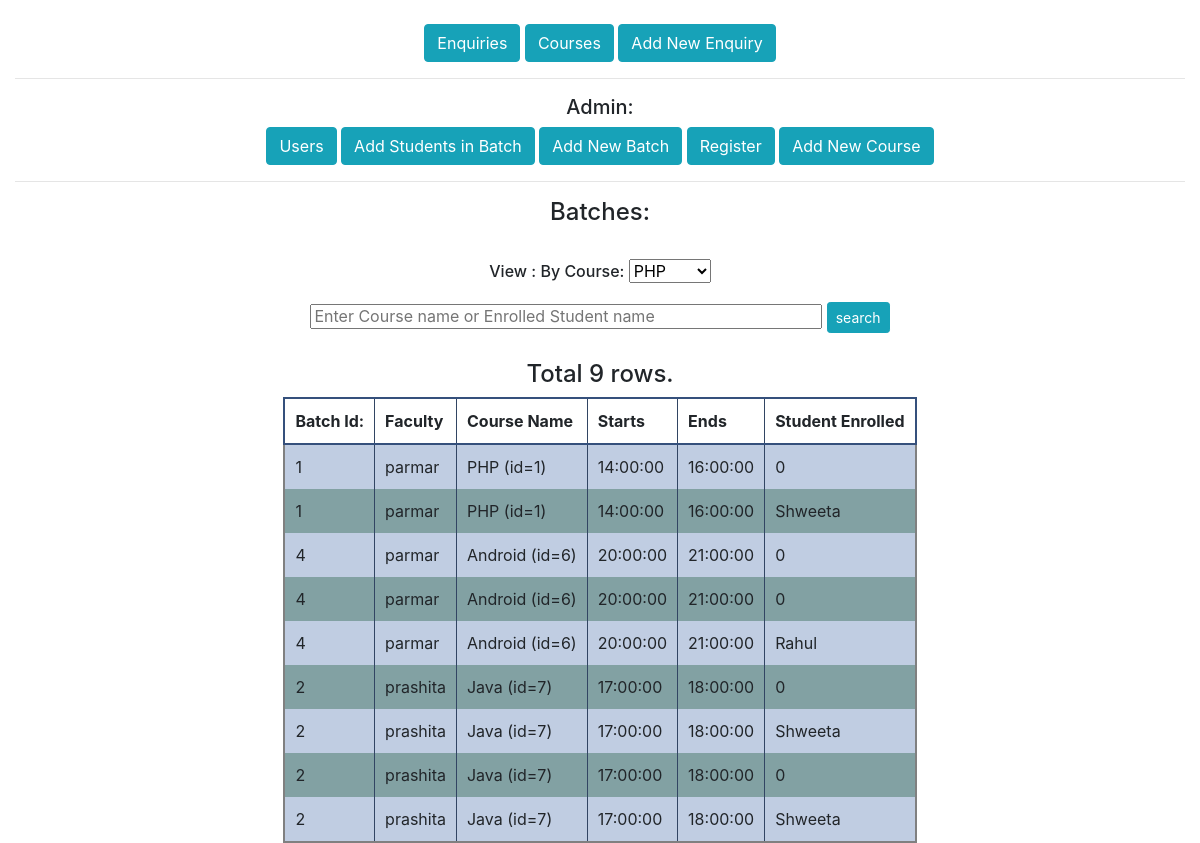
The page / on the database its author committed.
### tables this page shows
CREATE TABLE IF NOT EXISTS `batch_students` (
  `b_id` int(11) NOT NULL,
  `f_id` int(11) NOT NULL,
  `c_id` int(11) NOT NULL,
  `s_time` time NOT NULL,
  `e_time` time NOT NULL,
  `s_id` int(11) NOT NULL
);

CREATE TABLE IF NOT EXISTS `courses` (
  `c_id` int(11) NOT NULL AUTO_INCREMENT,
  `c_name` varchar(50) NOT NULL,
  `c_duration` varchar(30) NOT NULL,
  `fees` int(11) NOT NULL,
  PRIMARY KEY (`c_id`)
);

CREATE TABLE IF NOT EXISTS `enquiry` (
  `s_id` int(11) NOT NULL AUTO_INCREMENT,
  `name` varchar(50) NOT NULL,
  `phone` varchar(10) NOT NULL,
  `email` varchar(40) NOT NULL,
  `college` varchar(100) NOT NULL,
  `branch` varchar(10) NOT NULL,
  `sem` int(11) NOT NULL,
  `no_students` int(11) NOT NULL,
  `c_id` int(11) NOT NULL,
  `date` date NOT NULL,
  PRIMARY KEY (`s_id`)
);

### index.php (the view, shortened to what this page needs)
<?php
	include 'headerHtml.inc';
?>
<a href="allEnquiries.php" class="btn btn-info">Enquiries</a>
<a href="allCourses.php" class="btn btn-info">Courses</a>
<a href="addEnquiryForm.php" class="btn btn-info">Add New Enquiry</a>
<hr>
<h5>Admin: </h5>
<a href="allAdmins.php" class="btn btn-info">Users</a>
<a href="addBatchStudents.php" class="btn btn-info">Add Students in Batch</a>
<a href="addBatchForm.php" class="btn btn-info">Add New Batch</a>
<a href="addAdminForm.php" class="btn btn-info">Register</a>
<a href="addCourseForm.php" class="btn btn-info">Add New Course</a>
<hr>
<h4>Batches: </h4><br>
<h6>View :
By Course: <select name="courseName">
	<?php
		$c_result = mysql_query("select c_id, c_name from courses");
		while ($c_row = mysql_fetch_row($c_result)) {
			$c_id = $c_row[0];
			$c_name = $c_row[1];
			echo "<option value='$c_id'> $c_name </option>";
		}
	?>
</select><br><br>
<?php
	$query = "select * from batch_students order by c_id asc";
	$all = mysql_query($query);
	$num_fields = mysql_num_fields($all);
	$num_rows = mysql_num_rows($all);
?>
<form method="get" action=searchBatch.php>
	<input type="text" name="s_box" placeholder="Enter Course name or Enrolled Student name" size="45">
	<input type="submit" value="search" class="btn btn-sm btn-info">
</form><br>
<?php
	echo "<h4>Total $num_rows rows.</h4>";
	echo "<table cellpadding=10 style='border-collapse: collapse; border: 2px solid gray'>";
	echo "<tr style='border: 2px solid #35507c'>";
	echo "<th style='border-right: 1px solid #324563;'> Batch Id: </th>";
	echo "<th style='border-right: 1px solid #324563;'> Faculty </th>";
	echo "<th style='border-right: 1px solid #324563;'> Course Name </th>";
	echo "<th style='border-right: 1px solid #324563;'> Starts </th>";
	echo "<th style='border-right: 1px solid #324563;'> Ends </th>";
	echo "<th style='border-right: 1px solid #324563;'> Student Enrolled </th>";
	echo "</tr>";
	$count = 0;
	while ($rw=mysql_fetch_row($all)) {
		if ($count%2==0) {
			echo "<tr bgcolor='#c0cde2'>";
		} else {
			echo "<tr bgcolor='#82a1a3'>";
		}
		for ($i=0; $i < $num_fields ; $i++) {
			if ($i==1) {
				$result = mysql_query("select a_name, a_id from admin where a_id='$rw[$i]'");
				while ($row=mysql_fetch_row($result)) {
					echo "<td style='border-right: 1px solid #324563;'>".$row[0]."</td>";
				}
			} elseif ($i==2) {
				$result = mysql_query("select c_name, c_id from courses where c_id='$rw[$i]'");
				while ($row=mysql_fetch_row($result)) {
					echo "<td style='border-right: 1px solid #324563;'>".$row[0]." (id=".$row[1].")"."</td>";
				}
			} elseif ($i==5) {
				$result = mysql_query("select name from enquiry where s_id='$rw[$i]'");
				$nos = mysql_num_rows($result);
				if ($nos==0) {
					echo "<td style='border-right: 1px solid #324563;'>".$nos."</td>";
				} else {
					while ($row=mysql_fetch_row($result)) {
						echo "<td style='border-right: 1px solid #324563;'>".$row[0]."</td>";
					}
				}
			} else {
				echo "<td style='border-right: 1px solid #324563;'>".$rw[$i]."</td>";
			}
		}
		echo "</tr>";
		$count++;
	}
?>

### headerHtml.inc (shortened to what this page needs)
<!DOCTYPE html>
<html>
<head>
	<link rel="stylesheet" type="text/css" href="bs4/css/bootstrap.min.css">
</head>
<body>
	<div class="container-fluid">
		<center>
		<br>

### rows shown on the page
batch_students: b "1", s_time "14:00:00", e_time "16:00:00", nos "0"
courses: c_name "PHP", c_id "1"
batch_students: b "1", s_time "14:00:00", e_time "16:00:00"
enquiry: name "Shweeta"
batch_students: b "4", s_time "20:00:00", e_time "21:00:00", nos "0"
courses: c_name "Android", c_id "6"
batch_students: b "4", s_time "20:00:00", e_time "21:00:00", nos "0"
batch_students: b "4", s_time "20:00:00", e_time "21:00:00"
enquiry: name "Rahul"
batch_students: b "2", s_time "17:00:00", e_time "18:00:00", nos "0"
courses: c_name "Java", c_id "7"
batch_students: b "2", s_time "17:00:00", e_time "18:00:00"
enquiry: name "Shweeta"
batch_students: b "2", s_time "17:00:00", e_time "18:00:00", nos "0"
batch_students: b "2", s_time "17:00:00", e_time "18:00:00"

### other values the page prints
$num_rows "9"
$row[0] "parmar"
$row[0] "prashita"
form field courseName "PHP"
